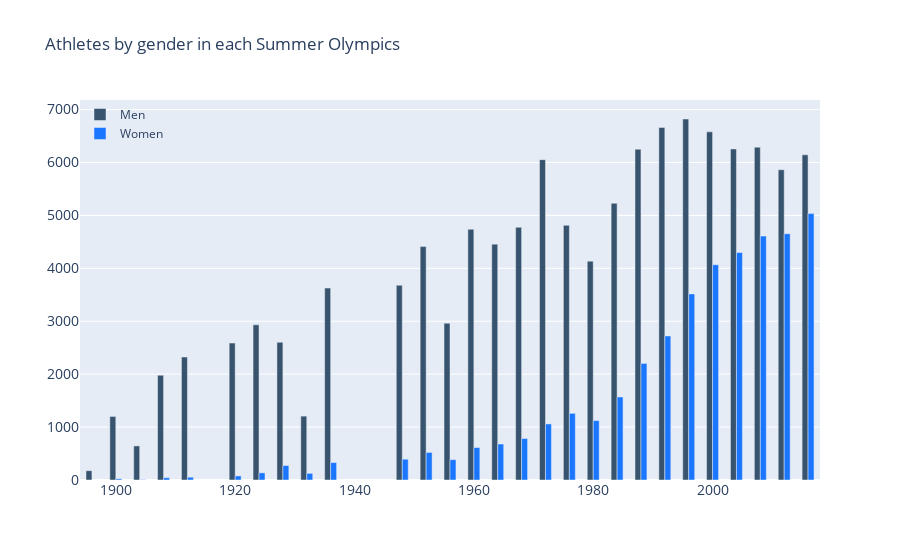

Notebook code cell kept with this figure:
### Markdown cell above
Let's see that tendency in a split bar chart.

### Code cell
fig = go.Figure()
fig.add_trace(go.Bar(x=gp_atl_games[gp_atl_games.Sex=="M"].Year,
                y=gp_atl_games[gp_atl_games.Sex=="M"].No_athletes,
                name='Men',
                marker_color='rgb(55, 83, 109)'
                ))

fig.add_trace(go.Bar(x=gp_atl_games[gp_atl_games.Sex=="F"].Year,
                y=gp_atl_games[gp_atl_games.Sex=="F"].No_athletes,
                name='Women',
                marker_color='rgb(26, 118, 255)'
                ))

fig.update_layout(
    title='Athletes by gender in each Summer Olympics',
    xaxis_tickfont_size=14,
    yaxis=dict(
        title='',
        titlefont_size=16,
        tickfont_size=14,
    ),
    legend=dict(
        x=0,
        y=1.0,
        bgcolor='rgba(255, 255, 255, 0)',
        bordercolor='rgba(255, 255, 255, 0)'
    ),
    barmode='group',
    bargap=.5, # gap between bars of adjacent location coordinates.
    bargroupgap=0 # gap between bars of the same location coordinate.
)
fig.show()

### Figure 1 — Plotly figure (JSON) as saved in the notebook; plotly's stock layout.template omitted (floating-point values rounded to 4 significant figures)
{"data": [{"marker": {"color": "rgb(55, 83, 109)"}, "name": "Men", "type": "bar", "x": [1896, 1900, 1904, 1908, 1912, 1920, 1924, 1928, 1932, 1936, 1948, 1952, 1956, 1960, 1964, 1968, 1972, 1976, 1980, 1984, 1988, 1992, 1996, 2000, 2004, 2008, 2012, 2016], "y": [176, 1201, 644, 1980, 2324, 2588, 2932, 2603, 1207, 3627, 3681, 4411, 2963, 4739, 4457, 4775, 6054, 4813, 4136, 5229, 6251, 6663, 6822, 6579, 6257, 6290, 5863, 6145]}, {"marker": {"color": "rgb(26, 118, 255)"}, "name": "Women", "type": "bar", "x": [1900, 1904, 1908, 1912, 1920, 1924, 1928, 1932, 1936, 1948, 1952, 1956, 1960, 1964, 1968, 1972, 1976, 1980, 1984, 1988, 1992, 1996, 2000, 2004, 2008, 2012, 2016], "y": [23, 6, 44, 53, 77, 135, 274, 126, 329, 393, 521, 384, 613, 680, 783, 1060, 1260, 1123, 1569, 2203, 2723, 3517, 4068, 4300, 4609, 4654, 5034]}], "layout": {"bargap": 0.5, "bargroupgap": 0, "barmode": "group", "legend": {"bgcolor": "rgba(255, 255, 255, 0)", "bordercolor": "rgba(255, 255, 255, 0)", "x": 0, "y": 1}, "title": {"text": "Athletes by gender in each Summer Olympics"}, "xaxis": {"tickfont": {"size": 14}}, "yaxis": {"tickfont": {"size": 14}, "title": {"font": {"size": 16}, "text": ""}}}}
